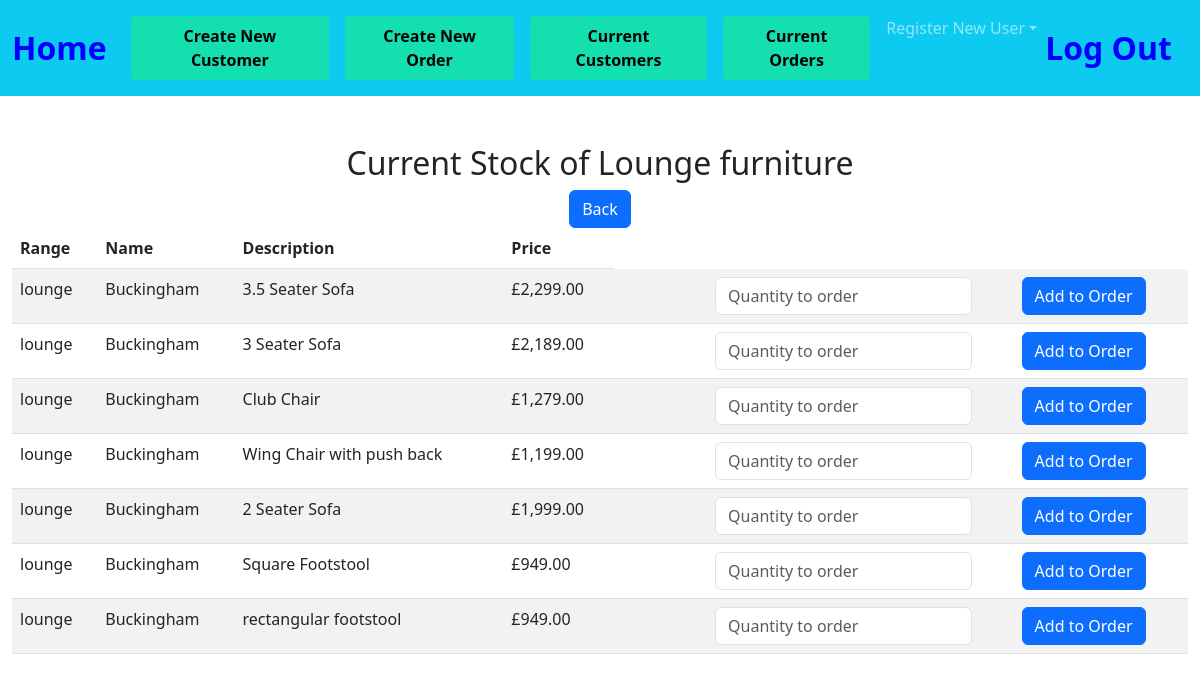
Page /lounge on the committed database.
### tables this page shows
CREATE TABLE stock(item_id INTEGER PRIMARY KEY AUTOINCREMENT NOT NULL, Range TEXT, Name TEXT, Description TEXT, selling_price DECIMAL);

### app.py (the view)
@app.route("/lounge", methods=["GET", "POST"])
def lounge():
        if request.method == "POST":
            order_no = request.form.get("order_no")
            user = request.form.get("user")
            lounge = db.execute("SELECT * FROM stock WHERE Range = 'lounge' ;")
            return render_template("lounge.html", lounge = lounge, order_no = order_no, user = user)
        else:
            lounge = db.execute("SELECT * FROM stock WHERE Range = 'lounge' ;")
            return render_template("lounge.html", lounge = lounge)

### app.py (called while the page is built)
@app.after_request
def after_request(response):
    response.headers["Cache-Control"] = "no-cache, no-store, must-revalidate"
    response.headers["Expires"] = 0
    response.headers["Pragma"] = "no-cache"
    return response

### extras.py (called while the page is built)
def GBP(value):
    return f"£{value:,.2f}"

### templates/lounge.html (shortened to what this page needs)
{% extends "layout.html" %}
{% block main %}
<div class="section">
    <h2>Current Stock of Lounge furniture</h2>
    <form action="/stock_list">
        <td><button class="btn btn-primary" type="submit">Back</button></td>
    </form>
    <table class="table table-striped">
        <thead>
            <tr>
                <th class="text-start">Range</th>
                <th class="text-start">Name</th>
                <th class="text-start">Description</th>
                <th class="text-start">Price</th>
            </tr>
        </thead>
        <tbody>
            {% for row in lounge %}
            <tr>
                <td class="text-start">{{ row["Range"] }}</td>
                <td class="text-start">{{ row["Name"] }}</td>
                <td class="text-start">{{ row["Description"] }}</td>
                <td class="text-start">{{ row["selling_price"] |GBP }}</td>
                <form action="/add_to_order" method="POST">
                    <td><input type="hidden" name="item_id" VALUE="{{ row['item_id'] }}"></td>
                    <td><input type="hidden" name="order_no" VALUE="{{ order_no }}"></td>
                    <td><input type="hidden" name="user" VALUE="{{ user }}"></td>
                    <td class="text-start"><input class="form-control mx-auto w-auto" name ="Quantity" placeholder="Quantity to order" type="number"></td>
                    <td class="text-start"><button class="btn btn-primary" type="submit">Add to Order</button></td>
                </form>
            </tr>
            {% endfor %}
        </tbody>
    </div>
{% endblock %}

### rows in the picture
stock: Range "lounge", Name "Buckingham", Description "3.5 Seater Sofa", selling_price|GBP "£2,299.00"
stock: Range "lounge", Name "Buckingham", Description "3 Seater Sofa", selling_price|GBP "£2,189.00"
stock: Range "lounge", Name "Buckingham", Description "Club Chair", selling_price|GBP "£1,279.00"
stock: Range "lounge", Name "Buckingham", Description "Wing Chair with push back", selling_price|GBP "£1,199.00"
stock: Range "lounge", Name "Buckingham", Description "2 Seater Sofa", selling_price|GBP "£1,999.00"
stock: Range "lounge", Name "Buckingham", Description "Square Footstool", selling_price|GBP "£949.00"
stock: Range "lounge", Name "Buckingham", Description "rectangular footstool", selling_price|GBP "£949.00"
